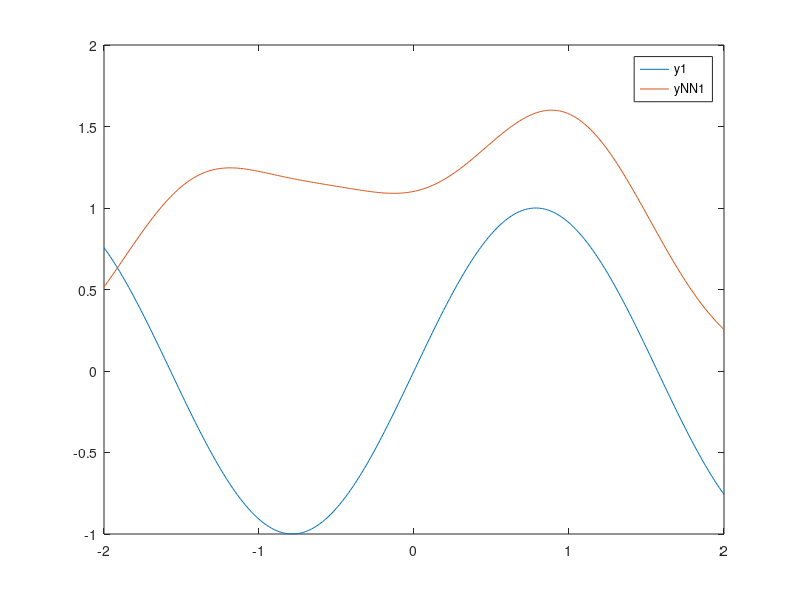
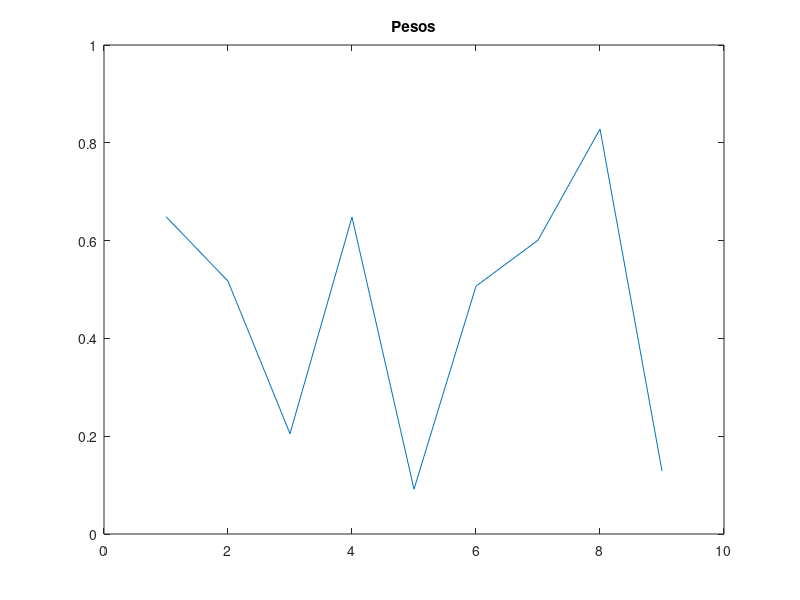
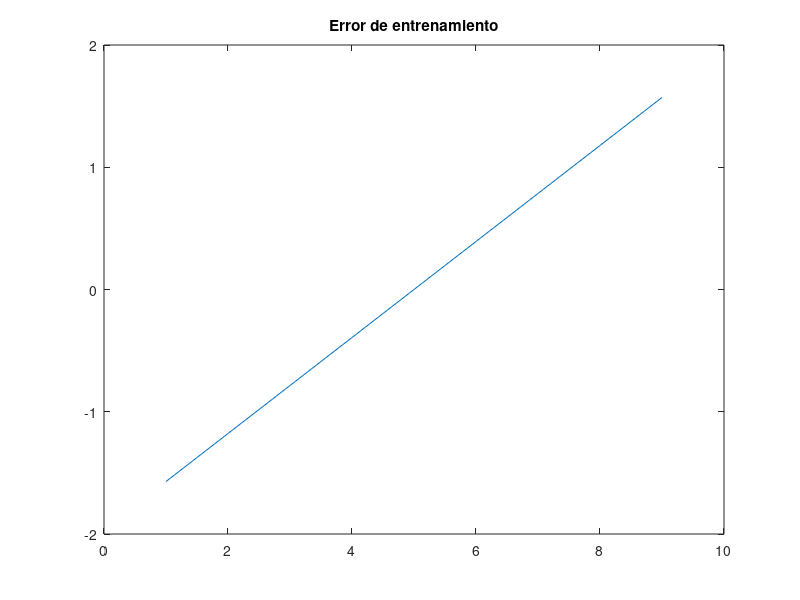

The MATLAB source for these figures, in order:
clc
clear all
close all

t = 1*[-pi/2:0.01:pi/2];
y = 2*cos(t).*sin(2*t);    %función a aproximar
c = (pi/2)*[-1 -0.75 -0.5 -0.25 0 0.25 0.5 0.75 1];  %vector de centros, numero impar para que sea cero 
b = 0.45 ; %bias
w = rand(9,1);
eta = 0.1;   %tasa de entrenamiento 
inc = 1;

t1 = [-2:0.01:2];
y1 = sin(2*t1); 

for i=1:length(t1)
    for j=1:length(c)
        h(j,1) = exp(- norm(t1(i)- c(j))^2/ (2*b^2));
    end
    yNN1(i) = w'*h;
end

figure(1)
plot(t1, y1, t1, yNN1)
legend('y1', 'yNN1')

figure(2)
plot(w)
title('Pesos')
figure(3)
plot(c)
title('Error de entrenamiento')